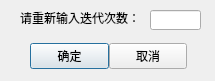
<?xml version="1.0" encoding="UTF-8"?>
<ui version="4.0">
 <class>DialogReselectCountOfIterations</class>
 <widget class="QDialog" name="DialogReselectCountOfIterations">
  <property name="geometry">
   <rect>
    <x>0</x>
    <y>0</y>
    <width>215</width>
    <height>81</height>
   </rect>
  </property>
  <property name="windowTitle">
   <string>重选</string>
  </property>
  <widget class="QWidget" name="layoutWidget">
   <property name="geometry">
    <rect>
     <x>30</x>
     <y>40</y>
     <width>157</width>
     <height>33</height>
    </rect>
   </property>
   <layout class="QHBoxLayout">
    <property name="spacing">
     <number>0</number>
    </property>
    <property name="leftMargin">
     <number>0</number>
    </property>
    <property name="topMargin">
     <number>0</number>
    </property>
    <property name="rightMargin">
     <number>0</number>
    </property>
    <property name="bottomMargin">
     <number>0</number>
    </property>
    <item>
     <widget class="QPushButton" name="okButton">
      <property name="text">
       <string>确定</string>
      </property>
     </widget>
    </item>
    <item>
     <widget class="QPushButton" name="cancelButton">
      <property name="text">
       <string>取消</string>
      </property>
     </widget>
    </item>
   </layout>
  </widget>
  <widget class="QLineEdit" name="lineEdit">
   <property name="geometry">
    <rect>
     <x>150</x>
     <y>10</y>
     <width>51</width>
     <height>20</height>
    </rect>
   </property>
  </widget>
  <widget class="QLabel" name="label">
   <property name="geometry">
    <rect>
     <x>20</x>
     <y>10</y>
     <width>121</width>
     <height>16</height>
    </rect>
   </property>
   <property name="text">
    <string>请重新输入迭代次数：</string>
   </property>
  </widget>
 </widget>
 <resources/>
 <connections>
  <connection>
   <sender>okButton</sender>
   <signal>clicked()</signal>
   <receiver>DialogReselectCountOfIterations</receiver>
   <slot>accept()</slot>
   <hints>
    <hint type="sourcelabel">
     <x>278</x>
     <y>253</y>
    </hint>
    <hint type="destinationlabel">
     <x>96</x>
     <y>254</y>
    </hint>
   </hints>
  </connection>
  <connection>
   <sender>cancelButton</sender>
   <signal>clicked()</signal>
   <receiver>DialogReselectCountOfIterations</receiver>
   <slot>reject()</slot>
   <hints>
    <hint type="sourcelabel">
     <x>369</x>
     <y>253</y>
    </hint>
    <hint type="destinationlabel">
     <x>179</x>
     <y>282</y>
    </hint>
   </hints>
  </connection>
 </connections>
</ui>
